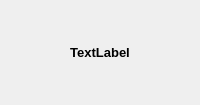
<?xml version="1.0" encoding="UTF-8"?>
<ui version="4.0">
 <class>infoWidget</class>
 <widget class="QWidget" name="infoWidget">
  <property name="geometry">
   <rect>
    <x>0</x>
    <y>0</y>
    <width>200</width>
    <height>105</height>
   </rect>
  </property>
  <property name="sizePolicy">
   <sizepolicy hsizetype="Fixed" vsizetype="Preferred">
    <horstretch>0</horstretch>
    <verstretch>0</verstretch>
   </sizepolicy>
  </property>
  <property name="maximumSize">
   <size>
    <width>200</width>
    <height>16777215</height>
   </size>
  </property>
  <property name="windowTitle">
   <string>Form</string>
  </property>
  <layout class="QHBoxLayout" name="horizontalLayout">
   <property name="spacing">
    <number>0</number>
   </property>
   <property name="margin">
    <number>1</number>
   </property>
   <item>
    <widget class="QLabel" name="infoLbl">
     <property name="sizePolicy">
      <sizepolicy hsizetype="Preferred" vsizetype="Preferred">
       <horstretch>0</horstretch>
       <verstretch>0</verstretch>
      </sizepolicy>
     </property>
     <property name="font">
      <font>
       <pointsize>10</pointsize>
       <weight>75</weight>
       <bold>true</bold>
      </font>
     </property>
     <property name="frameShape">
      <enum>QFrame::NoFrame</enum>
     </property>
     <property name="text">
      <string>TextLabel</string>
     </property>
     <property name="alignment">
      <set>Qt::AlignCenter</set>
     </property>
     <property name="wordWrap">
      <bool>true</bool>
     </property>
     <property name="textInteractionFlags">
      <set>Qt::NoTextInteraction</set>
     </property>
    </widget>
   </item>
  </layout>
 </widget>
 <resources/>
 <connections/>
</ui>
